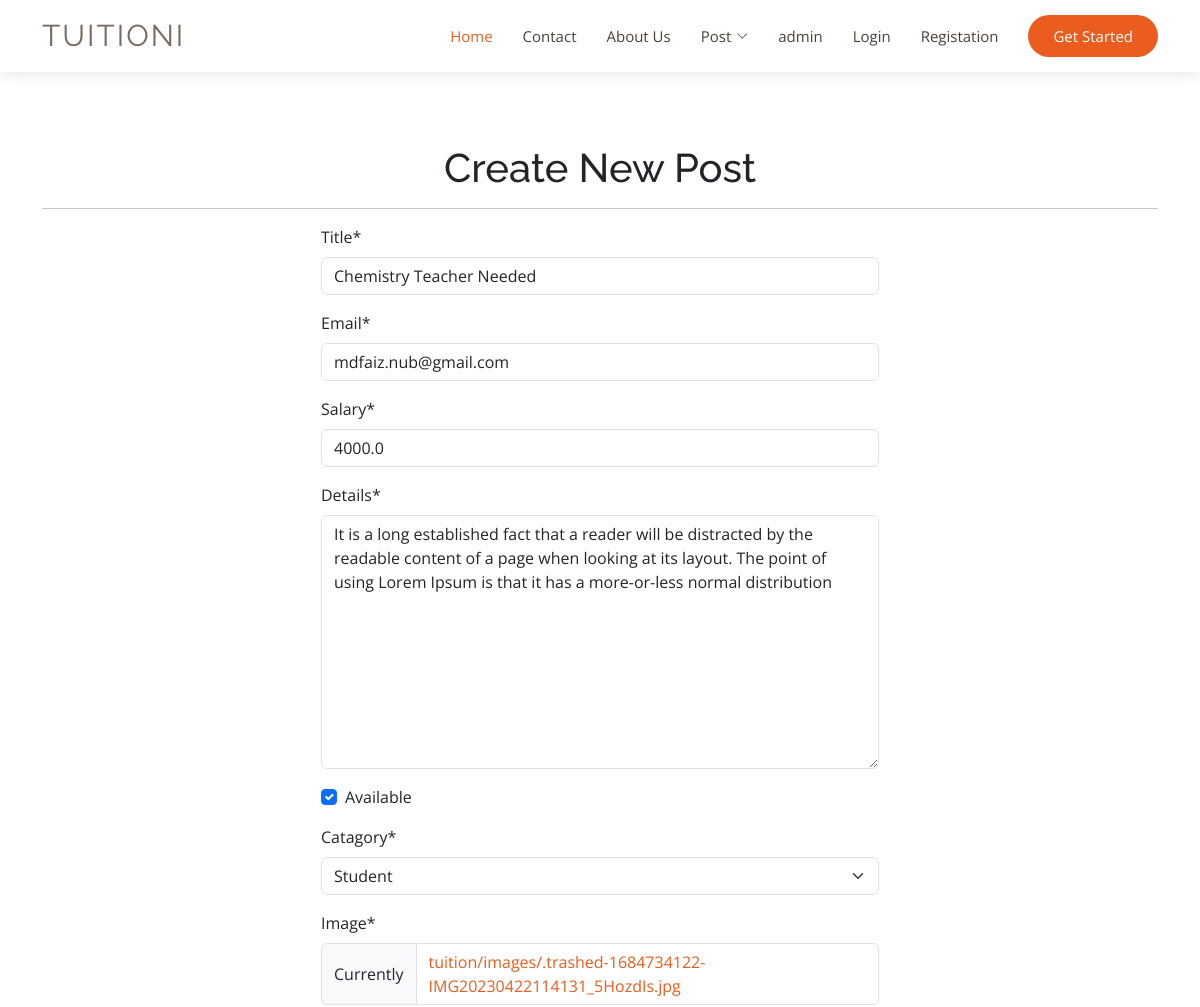
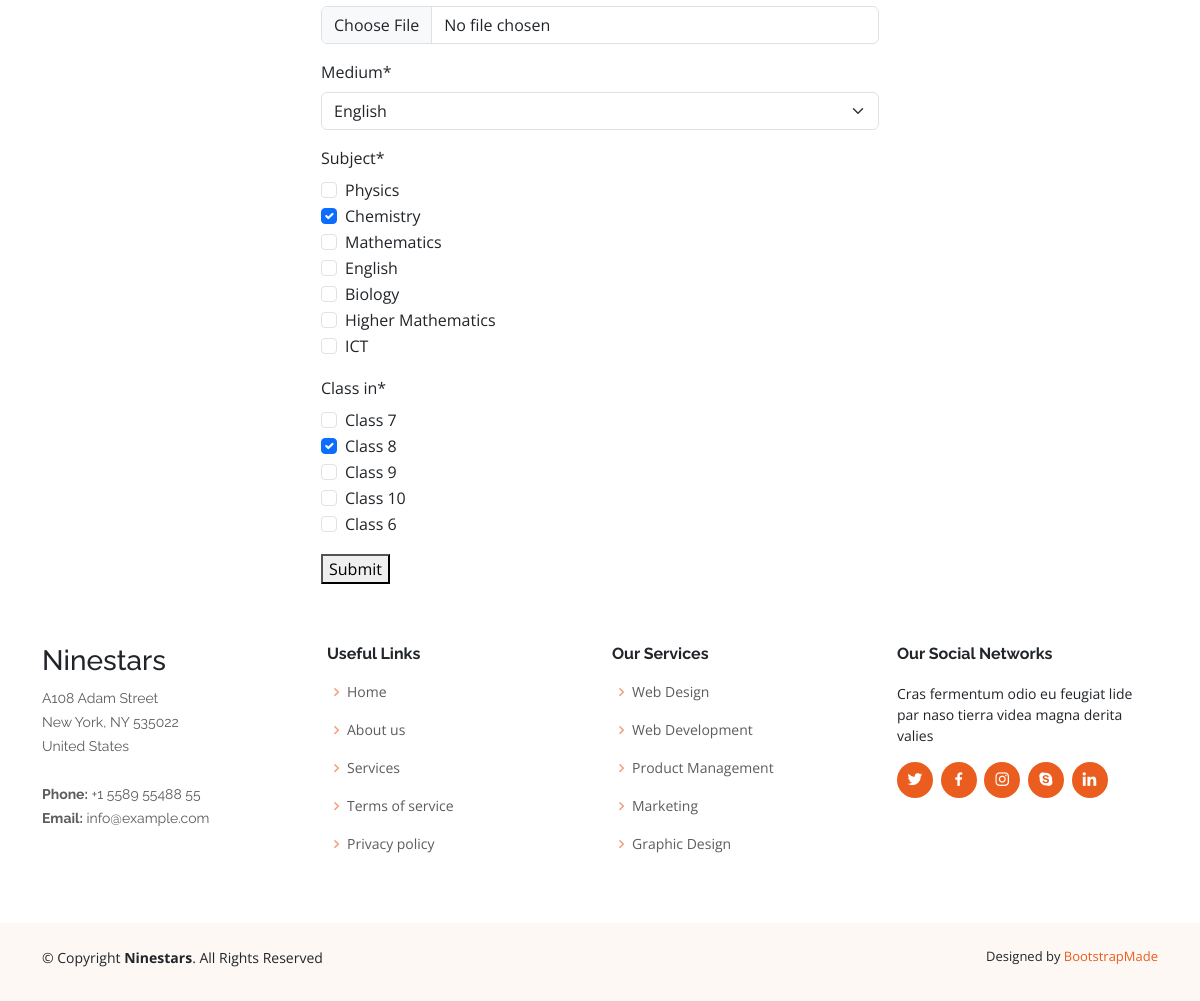
Screenshot of /tuition/postEdit/16/ with the database file from the repository (2 pictures, top to bottom).
### tuition/models.py (models this page shows, shortened)
class post(models.Model):
   CATAGORY = (
      ('Student','Student'),
      ('Teacher','Teacher'),
   )
   MEDIUM = (
      ('Bangla','Bangla'),
      ('English','English'),
      ('Hindi','Hindi'),
   )
   user = models.ForeignKey(User,on_delete=models.CASCADE,related_name='post_set',blank=True,null=True)
   id = models.AutoField(primary_key=True)
   title = models.CharField(max_length=100)
   slug = models.CharField(max_length=50,default=title)
   email = models.EmailField(max_length=254)
   salary = models.FloatField()
   details = models.TextField()
   available = models.BooleanField()
   catagory= models.CharField(max_length=50, choices=CATAGORY)
   created_at = models.DateTimeField(default=now)
   image = models.ImageField(default='default.jpg', upload_to='tuition/images')
   medium = MultiSelectField(max_length=255,default='English',max_choices=3,choices=MEDIUM)
   subject = models.ManyToManyField(Subject,related_name='subject_set')
   class_in = models.ManyToManyField(Class_in,related_name='class_set')

### tuition/views.py (the view, shortened to what this page needs)
# urls.py: path('postEdit/<int:pk>/', postEdit.as_view(), name= "postEdit"),
class postEdit(UpdateView):
    model = post
    form_class = post_form
    template_name = 'tuition/post_create.html'

### tuition/forms.py
class post_form(forms.ModelForm):
    class Meta:
        model=post
        exclude= ['user','slug','id','created_at']
        widgets={
            'class_in':forms.CheckboxSelectMultiple(attrs={'multiple':True}),
            'subject':forms.CheckboxSelectMultiple(attrs={'multiple':True}),
        }

### tuition/models.py (called while the page is built)
   def __str__(self):
      return self.name

   def __str__(self):
      return self.name

### templates/tuition/post_create.html (shortened to what this page needs)
{% include 'header.html' %}
<br><br><br>
{% block body %}
{% load crispy_forms_tags %}
<div class="container ">
    <h1 class=text-center>Create New Post </h1><hr>
    <div class="col-md-6 offset-md-3">
        <form action="" method="post" enctype="multipart/form-data">
            {{form | crispy}}
            <button type="submit">Submit</button>
        </form>
    </div>
</div>
{% endblock body %}
{% include 'footer.html' %}

### static/assets/css/style.css (style rules this page uses)
body { font-family: "Open Sans", sans-serif; color: #212529; }
a { color: #eb5d1e; text-decoration: none; }
h1, h2, h3, h4, h5, h6, .font-primary { font-family: "Raleway", sans-serif; }

### rows the page displays
post: title "Chemistry Teacher Needed", email "mdfaiz.nub@gmail.com", salary "4000.0", details "It is a long established fact that a reader will be distracted by the readable content of a page when looking at its layout. The point of using Lorem Ipsum is that it has a more-or-less normal distribution", available "☑", catagory "Student", medium "English"
